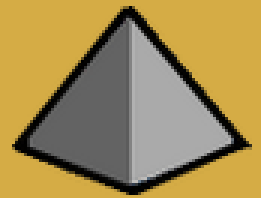
#> input picture matchinator/templates/cap_unscored.png, 87 x 66 px (shown 3 times larger)
$ python -i matchers.py   (imports and definitions only)
#> lines starting #> are read from the running program, lines starting #| are printed output that depends on the picture
import cv2
import numpy as np
from pathlib import Path
from . import consts
import os

class TemplateMatcher:
    """base class for grayscale image template matching
    handles downscaling and matching a single object
    """
    # [14 lines left out: function real_init, not called in this run]

    def match(self, frame):
        """
        returns True, ((tl_x, tl_y), (w, h)) if match else False, None
        """
        _, max_val, __, max_loc = cv2.minMaxLoc(self.match_template(frame))
        if max_val >= self.threshold:
            tl = (int(max_loc[0] / self.compare_ratio[0]), int(max_loc[1] / self.compare_ratio[1]))
            wh = (self.template.shape[1], self.template.shape[0])
            return True, (tl, (tl[0] + wh[0], tl[1] + wh[1]))
        else:
            return False, None

    def match_template(self, frame):
        """return cv2.matchTemplate results"""
        gray = cv2.cvtColor(frame, cv2.COLOR_BGR2GRAY)
        scaled = cv2.resize(gray, (int(gray.shape[1] * self.scale_size[0] / self.width), int(gray.shape[0] * self.scale_size[1] / self.height)))
        return cv2.matchTemplate(scaled, self.scaled_template, cv2.TM_CCOEFF_NORMED)

class ParamMatcher(TemplateMatcher):
    THRESH = 0.8
    IMG_PATH = "templates/en.png"
    # [6 lines left out: function __init__, not called in this run]

class MatchDisplayMatcher(ParamMatcher):
    THRESH = 0.5
    # [8 lines left out: function exists, not called in this run]


class DecodeLogoMatcher(ParamMatcher):
    """looks for and matches the Decode logo in video frames"""
    IMG_PATH = "templates/decode.png"
    THRESH = consts.LOGO_MATCH_THR

class DecodeIconMatcher(MatchDisplayMatcher):
    """used to check that decode match is not a match preview"""
    IMG_PATH = "templates/blue_score_icon.png"


class ITDLogoMatcher(ParamMatcher):
    """looks for and matches the Into The Deep logo in video frames"""
    IMG_PATH = "templates/itd.png"
    THRESH = consts.LOGO_MATCH_THR

class ITDRedBasketMatcher(MatchDisplayMatcher):
    IMG_PATH = "templates/red_basket.png"


class EnergizeLogoMatcher(ParamMatcher):
    """looks for and matches the FIRST Energize logo in video frames"""
    IMG_PATH = "templates/en.png"
    THRESH = consts.LOGO_MATCH_THR


class BlobMatcher:
    """finds lists of blobs based on HSV color values, like those retroreflective tape finders :3"""

    # predefined colors that are commonly used in the match display
    colors = {
        "red": 179,
        "blue": 103,
        "tan": 21,
    }

    # [22 lines left out: functions threshold, find_contours, not called in this run]

>>> import cv2
>>> picture = cv2.imread('templates/cap_unscored.png')
#> picture is the input picture: shape (66, 87, 3); mean B, G, R 84.9, 141.2, 163.6
>>> result = TemplateMatcher().match(picture)
#> in match_template, `gray = cv2.cvtColor(frame, cv2.COLOR_BGR2GRAY)`:
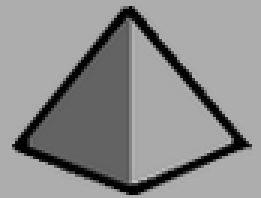
#> gray: shape (66, 87) (shown 3 times larger); min 0, max 192, mean 141.7
#> (the run stopped early here; a loop or call above may not have finished)
